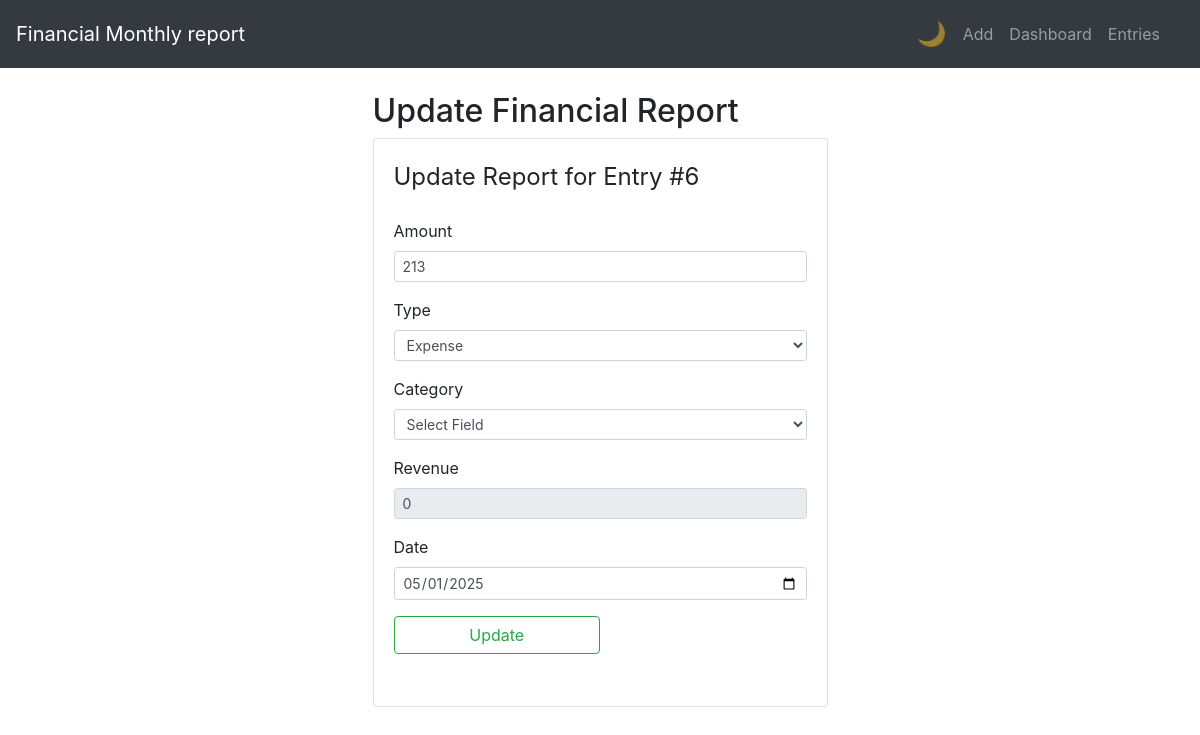
The app's page /update/6 with its own data.
### application/models.py (models this page shows, shortened)
class FinancialReport(db.Model):
    __tablename__ = 'financial_report'
    id = db.Column(db.Integer, primary_key=True)
    type = db.Column(db.String(50), nullable=False)
    category = db.Column(db.String(50), nullable=False)
    date = db.Column(db.Date, nullable=False, default=datetime.utcnow)
    revenue = db.Column(db.Integer, nullable=False)
    amount = db.Column(db.Integer, nullable=False)

### application/routes.py (the view, shortened to what this page needs)
@app.route('/update/<int:entry_id>', methods=['GET', 'POST'])
def update_entry(entry_id):
    entry = FinancialReport.query.get_or_404(entry_id)
    form = FinancialReportForm(obj=entry)
    form.category.choices = [('', 'Select Field')]  # Dummy placeholder
    return render_template('update.html', title='Update Entry', form=form, entry=entry)

### application/form.py (shortened to what this page needs)
class FinancialReportForm(FlaskForm):
    type = SelectField(
        'Type',
        choices=[
            ('', '-- Select Type --'),
            ('Income payment', 'Income payment'),
            ('Expense', 'Expense')
        ],
        validators=[DataRequired(message="Please select a type.")]
    )
    category = SelectField(
        'Category',
        coerce=str,
        validate_choice=False,
        validators=[DataRequired(message="Please select a category.")]
    )
    date = DateField(
        'Date',
        format='%Y-%m-%d',
        validators=[DataRequired(message="Please provide a valid date in YYYY-MM-DD format.")]
    )
    amount = SafeFloatField(
        'Amount',
        validators=[
            InputRequired(message="Amount is required."),
            NumberRange(min=0.01, message="Amount must be greater than zero.")
        ]
    )
    revenue = FloatField(
        'Revenue',
        validators=[
            Optional(),  # Still optional unless 'Income payment' selected
        ]
    )
    submit = SubmitField('Add entry')

### application/templates/update.html (shortened to what this page needs)
{% extends 'layout.html' %}
{% block content %}
<div class="col-xs-10 col-sm-6 col-md-6 ml-auto mr-auto">
    <h2>Update Financial Report</h2>
    <div class="card card-style mb-2">
        <div class="card-body">
            <form action="" method="POST">
                <fieldset class="form-group">
                    <legend class="mb-4">Update Report for Entry #{{ entry.id }}</legend>
                    <div class="form-group">
                        {{ form.amount.label(class="form-control-label") }}
                        {{ form.amount(class="form-control form-control-sm") }}
                    </div>
                    <div class="form-group">
                        {{ form.type.label(class="form-control-label") }}
                        {{ form.type(class="form-control form-control-sm", id="type_select") }}
                    </div>
                    <div class="form-group">
                        {{ form.category.label(class="form-control-label") }}
                        {{ form.category(class="form-control form-control-sm", id="category_select") }}
                    </div>
                    <div class="form-group">
                        {{ form.revenue.label(class="form-control-label") }}
                        {{ form.revenue(class="form-control form-control-sm", id="revenue_input") }}
                    </div>
                    <div class="form-group">
                        {{ form.date.label(class="form-control-label") }}
                        {{ form.date(class="form-control form-control-sm") }}
                    </div>
                    <div class="form-group">
                        {{ form.submit(class="btn btn-outline-success w-50", value="Update") }}
                    </div>
                </fieldset>
            </form>
        </div>
    </div>
</div>
{% endblock %}

### records on screen
FinancialReport: id "6", amount "213", type "Expense", category "Select Field", revenue "0", date "05/01/2025"
